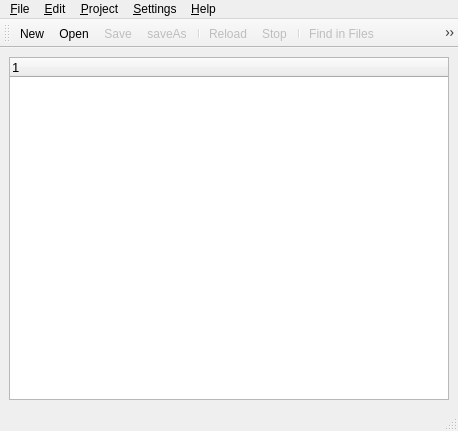
<ui version="4.0" >
 <class>Catalog</class>
 <widget class="QMainWindow" name="Catalog" >
  <property name="windowModality" >
   <enum>Qt::NonModal</enum>
  </property>
  <property name="geometry" >
   <rect>
    <x>0</x>
    <y>0</y>
    <width>458</width>
    <height>431</height>
   </rect>
  </property>
  <property name="sizePolicy" >
   <sizepolicy>
    <hsizetype>7</hsizetype>
    <vsizetype>7</vsizetype>
    <horstretch>0</horstretch>
    <verstretch>0</verstretch>
   </sizepolicy>
  </property>
  <property name="windowTitle" >
   <string>Catalog Manager</string>
  </property>
  <property name="toolTip" >
   <string/>
  </property>
  <widget class="QWidget" name="centralwidget" >
   <layout class="QGridLayout" >
    <property name="margin" >
     <number>9</number>
    </property>
    <property name="spacing" >
     <number>6</number>
    </property>
    <item row="0" column="0" >
     <widget class="QTreeWidget" name="treeCatalog" >
      <property name="font" >
       <font>
        <pointsize>10</pointsize>
       </font>
      </property>
      <property name="focusPolicy" >
       <enum>Qt::NoFocus</enum>
      </property>
      <property name="contextMenuPolicy" >
       <enum>Qt::DefaultContextMenu</enum>
      </property>
      <property name="acceptDrops" >
       <bool>false</bool>
      </property>
      <property name="statusTip" >
       <string/>
      </property>
      <property name="whatsThis" >
       <string>&lt;h3>Catalog Manager&lt;/h3>Catalog Manager is a central place where you can see all files in your project as tree with the statistic information such as the number of untranslated strings, fuzzy strings, translated strings, total number of entries, file location, last revision and last translator.</string>
      </property>
      <property name="alternatingRowColors" >
       <bool>true</bool>
      </property>
     </widget>
    </item>
   </layout>
  </widget>
  <widget class="QMenuBar" name="menubar" >
   <property name="geometry" >
    <rect>
     <x>0</x>
     <y>0</y>
     <width>458</width>
     <height>29</height>
    </rect>
   </property>
   <widget class="QMenu" name="menuEdit" >
    <property name="title" >
     <string>&amp;Edit</string>
    </property>
    <addaction name="actionFind_in_Files" />
    <addaction name="separator" />
    <addaction name="actionStatistics" />
    <addaction name="actionReload" />
    <addaction name="actionStop" />
   </widget>
   <widget class="QMenu" name="menuFile" >
    <property name="title" >
     <string>&amp;File</string>
    </property>
    <addaction name="actionQuit" />
   </widget>
   <widget class="QMenu" name="menuHelp" >
    <property name="title" >
     <string>&amp;Help</string>
    </property>
    <addaction name="actionAbout" />
    <addaction name="actionAboutQt" />
   </widget>
   <widget class="QMenu" name="menuSettings" >
    <property name="title" >
     <string>&amp;Settings</string>
    </property>
    <addaction name="actionPreferences" />
   </widget>
   <widget class="QMenu" name="menuProject" >
    <property name="title" >
     <string>&amp;Project</string>
    </property>
    <widget class="QMenu" name="menuOpenRecentProject" >
     <property name="enabled" >
      <bool>false</bool>
     </property>
     <property name="toolTip" >
      <string>This open recent project.</string>
     </property>
     <property name="statusTip" >
      <string>Open the recent project.</string>
     </property>
     <property name="whatsThis" >
      <string>&lt;h3>Open recent project&lt;/h3>Use this to open the project file that was just opened lately.</string>
     </property>
     <property name="title" >
      <string>Open &amp;Recent Project</string>
     </property>
    </widget>
    <addaction name="actionNew" />
    <addaction name="actionOpen" />
    <addaction name="menuOpenRecentProject" />
    <addaction name="actionClose" />
    <addaction name="separator" />
    <addaction name="actionProperties" />
    <addaction name="separator" />
    <addaction name="actionBuildTM" />
   </widget>
   <addaction name="menuFile" />
   <addaction name="menuEdit" />
   <addaction name="menuProject" />
   <addaction name="menuSettings" />
   <addaction name="menuHelp" />
  </widget>
  <widget class="QStatusBar" name="statusbar" />
  <widget class="QToolBar" name="toolBar" >
   <property name="enabled" >
    <bool>true</bool>
   </property>
   <property name="sizePolicy" >
    <sizepolicy>
     <hsizetype>5</hsizetype>
     <vsizetype>5</vsizetype>
     <horstretch>0</horstretch>
     <verstretch>0</verstretch>
    </sizepolicy>
   </property>
   <property name="contextMenuPolicy" >
    <enum>Qt::NoContextMenu</enum>
   </property>
   <property name="acceptDrops" >
    <bool>true</bool>
   </property>
   <property name="windowTitle" >
    <string/>
   </property>
   <property name="orientation" >
    <enum>Qt::Horizontal</enum>
   </property>
   <attribute name="toolBarArea" >
    <number>4</number>
   </attribute>
   <addaction name="actionNew" />
   <addaction name="actionOpen" />
   <addaction name="actionSave" />
   <addaction name="actionSaveAs" />
   <addaction name="separator" />
   <addaction name="actionReload" />
   <addaction name="actionStop" />
   <addaction name="separator" />
   <addaction name="actionFind_in_Files" />
   <addaction name="actionStatistics" />
   <addaction name="actionProperties" />
   <addaction name="actionPreferences" />
  </widget>
  <action name="actionQuit" >
   <property name="icon" >
    <iconset>../images/exit.png</iconset>
   </property>
   <property name="text" >
    <string>&amp;Quit</string>
   </property>
   <property name="statusTip" >
    <string>Quit Catalog Manager</string>
   </property>
   <property name="whatsThis" >
    <string>&lt;h3>Quit&lt;/h3>Use this to quit Catalog Manager. Any unsaved changes to the current project will be prompted.</string>
   </property>
   <property name="shortcut" >
    <string>Ctrl+Q</string>
   </property>
  </action>
  <action name="actionAbout" >
   <property name="text" >
    <string>About</string>
   </property>
   <property name="statusTip" >
    <string>Display information about this software...</string>
   </property>
   <property name="whatsThis" >
    <string>&lt;h3>About&lt;/h3>Display information about this software.</string>
   </property>
  </action>
  <action name="actionAboutQt" >
   <property name="text" >
    <string>About Qt</string>
   </property>
   <property name="statusTip" >
    <string>Display information about the Qt toolkit...</string>
   </property>
   <property name="whatsThis" >
    <string>&lt;h3>About Qt&lt;/h3>Display information about the Qt toolkit.</string>
   </property>
  </action>
  <action name="actionReload" >
   <property name="enabled" >
    <bool>false</bool>
   </property>
   <property name="icon" >
    <iconset>../images/reload.png</iconset>
   </property>
   <property name="text" >
    <string>&amp;Reload</string>
   </property>
   <property name="statusTip" >
    <string>Reload the current project</string>
   </property>
   <property name="whatsThis" >
    <string>&lt;h3>Reload&lt;/h3>Set the current project to get the most up-to-date version.</string>
   </property>
   <property name="shortcut" >
    <string>F5</string>
   </property>
  </action>
  <action name="actionFind_in_Files" >
   <property name="enabled" >
    <bool>false</bool>
   </property>
   <property name="icon" >
    <iconset>../images/find.png</iconset>
   </property>
   <property name="text" >
    <string>&amp;Find in Files...</string>
   </property>
   <property name="statusTip" >
    <string>Find string through files...</string>
   </property>
   <property name="whatsThis" >
    <string>&lt;h3>Find&lt;/h3>Use this to find a word or a string through all files of the current project in the Catalog Manager. The find dialog will be shown at the bottom of the editor.</string>
   </property>
   <property name="shortcut" >
    <string>Ctrl+F</string>
   </property>
  </action>
  <action name="actionStatistics" >
   <property name="enabled" >
    <bool>false</bool>
   </property>
   <property name="icon" >
    <iconset>../images/statistic.png</iconset>
   </property>
   <property name="text" >
    <string>&amp;Statistics</string>
   </property>
   <property name="statusTip" >
    <string>Show status of selected file or folder...</string>
   </property>
   <property name="whatsThis" >
    <string>&lt;h3>Statistics&lt;/h3>Show status of selected file or folder with information about filename, untranslated, fuzzy, translated and total number of strings.</string>
   </property>
   <property name="shortcut" >
    <string>Ctrl+S</string>
   </property>
  </action>
  <action name="actionNew" >
   <property name="icon" >
    <iconset>../images/projectNew.png</iconset>
   </property>
   <property name="text" >
    <string>&amp;New...</string>
   </property>
   <property name="statusTip" >
    <string>Create a new project...</string>
   </property>
   <property name="whatsThis" >
    <string>&lt;h3>New&lt;/h3>Use this to open a dialog for entering  the information for a new project.</string>
   </property>
  </action>
  <action name="actionOpen" >
   <property name="icon" >
    <iconset>../images/projectOpen.png</iconset>
   </property>
   <property name="text" >
    <string>&amp;Open...</string>
   </property>
   <property name="statusTip" >
    <string>Open an existing project...</string>
   </property>
   <property name="whatsThis" >
    <string>&lt;h3>Open&lt;/h3>Use this to open an existing project.</string>
   </property>
  </action>
  <action name="actionPreferences" >
   <property name="icon" >
    <iconset>../images/configure.png</iconset>
   </property>
   <property name="text" >
    <string>&amp;Preferences...</string>
   </property>
   <property name="iconText" >
    <string>Preferences</string>
   </property>
   <property name="toolTip" >
    <string>Preferences</string>
   </property>
   <property name="statusTip" >
    <string>Set the view of Catalog Manager...</string>
   </property>
   <property name="whatsThis" >
    <string>&lt;h3>Catalog Manager Preferences&lt;/h3>Open a dialog where you can toogle the view of Catalog Manager.</string>
   </property>
  </action>
  <action name="actionStop" >
   <property name="enabled" >
    <bool>false</bool>
   </property>
   <property name="icon" >
    <iconset>../images/stop.png</iconset>
   </property>
   <property name="text" >
    <string>Stop</string>
   </property>
   <property name="statusTip" >
    <string>Stop loading catalog</string>
   </property>
   <property name="whatsThis" >
    <string>&lt;h3>Stop&lt;/h3>Stop loading catalog.</string>
   </property>
   <property name="shortcut" >
    <string>Esc</string>
   </property>
  </action>
  <action name="actionClose" >
   <property name="enabled" >
    <bool>false</bool>
   </property>
   <property name="icon" >
    <iconset>../images/fileclose.png</iconset>
   </property>
   <property name="text" >
    <string>&amp;Close</string>
   </property>
   <property name="statusTip" >
    <string>Close the current project</string>
   </property>
   <property name="whatsThis" >
    <string>&lt;h3>Close&lt;/h3>Use this to close the opening project. The Catalog treeview will be cleared.</string>
   </property>
   <property name="shortcut" >
    <string>Ctrl+W</string>
   </property>
  </action>
  <action name="actionSave" >
   <property name="enabled" >
    <bool>false</bool>
   </property>
   <property name="icon" >
    <iconset>../images/save.png</iconset>
   </property>
   <property name="text" >
    <string>Save</string>
   </property>
   <property name="statusTip" >
    <string>Save changes to the current project</string>
   </property>
   <property name="whatsThis" >
    <string>&lt;h3>Save&lt;/h3>This action is enable only when you made change to the current project.</string>
   </property>
  </action>
  <action name="actionSaveAs" >
   <property name="enabled" >
    <bool>false</bool>
   </property>
   <property name="icon" >
    <iconset>../images/filesaveas.png</iconset>
   </property>
   <property name="text" >
    <string>saveAs</string>
   </property>
   <property name="statusTip" >
    <string>Save the current project to the new one...</string>
   </property>
   <property name="whatsThis" >
    <string>&lt;h3>Save As&lt;/h3>Save the current project to the new file. The filename can be entered from the file selection dialog.</string>
   </property>
  </action>
  <action name="actionProperties" >
   <property name="enabled" >
    <bool>false</bool>
   </property>
   <property name="icon" >
    <iconset>../images/properties.png</iconset>
   </property>
   <property name="text" >
    <string>&amp;Properties</string>
   </property>
   <property name="statusTip" >
    <string>Open a Project Properties dialog...</string>
   </property>
   <property name="whatsThis" >
    <string>&lt;h3>Properties&lt;/h3>Use this to open a current project properties dialog. Here, you can change the project name, path, language, files' location.</string>
   </property>
  </action>
  <action name="actionBuildTM" >
   <property name="enabled" >
    <bool>false</bool>
   </property>
   <property name="icon" >
    <iconset>../images/memory.png</iconset>
   </property>
   <property name="text" >
    <string>Build TM</string>
   </property>
   <property name="statusTip" >
    <string>Build Translation Memory from Catalog immediately</string>
   </property>
   <property name="whatsThis" >
    <string>&lt;h3> Build TM &lt;/h3>This action will build a new Translation Memory from all locations in the current project. Your old Translation Memory will be lost. This might take long time depended on the number of files in the locations. You will see the progress bar running during building.</string>
   </property>
  </action>
 </widget>
 <resources/>
 <connections/>
</ui>
